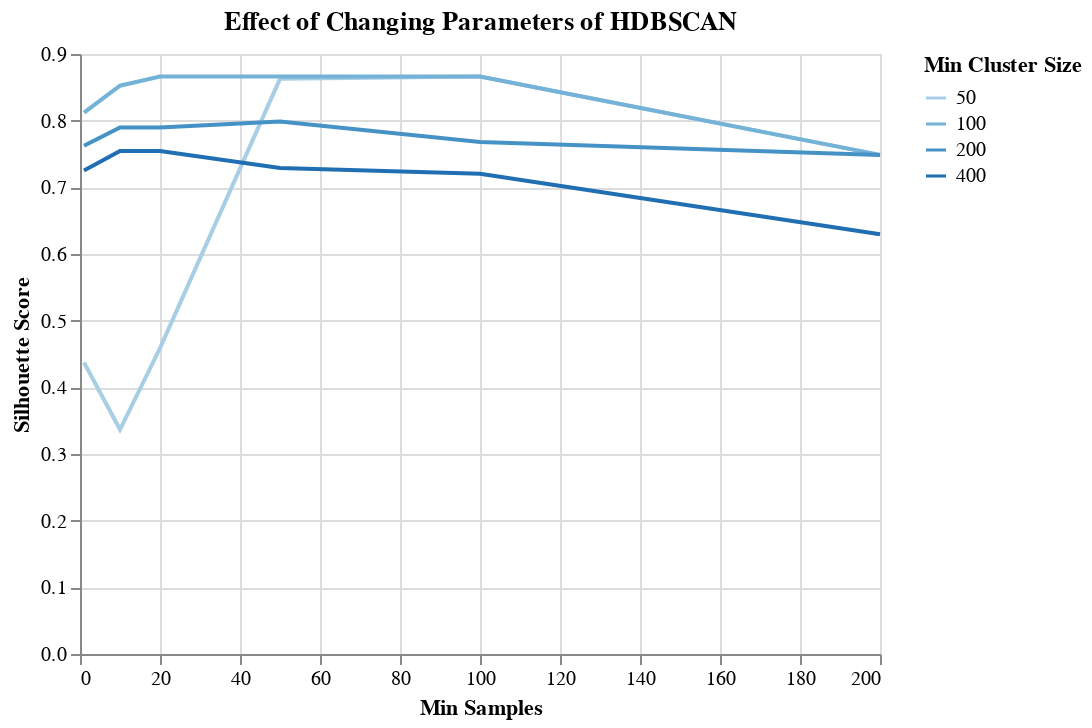

Notebook code for this chart:
### Code cell
import altair as alt
alt.Chart(clustering_data_df).mark_line().encode(
    x = alt.X('min_samples:Q', title = 'Min Samples'),
    y = alt.Y('silhouette_score:Q', scale=alt.Scale(), title = 'Silhouette Score'),
    color = alt.Color('min_cluster_size:O', title='Min Cluster Size')
).properties(
    title = 'Effect of Changing Parameters of HDBSCAN'
)

### Figure 1 — Vega-Lite specification as saved in the notebook (floating-point values rounded to 4 significant figures)
{"config": {"view": {"continuousWidth": 400, "continuousHeight": 300}}, "data": {"name": "data-3856dae7dfe2eb6c7dde3d767b3a3e53"}, "mark": "line", "encoding": {"color": {"field": "min_cluster_size", "title": "Min Cluster Size", "type": "ordinal"}, "x": {"field": "min_samples", "title": "Min Samples", "type": "quantitative"}, "y": {"field": "silhouette_score", "scale": {}, "title": "Silhouette Score", "type": "quantitative"}}, "title": "Effect of Changing Parameters of HDBSCAN", "$schema": "https://vega.github.io/schema/vega-lite/v4.17.0.json", "datasets": {"data-3856dae7dfe2eb6c7dde3d767b3a3e53": [{"min_cluster_size": 50, "min_samples": 1, "silhouette_score": 0.4373, "cluster_num": 47}, {"min_cluster_size": 100, "min_samples": 1, "silhouette_score": 0.812, "cluster_num": 12}, {"min_cluster_size": 200, "min_samples": 1, "silhouette_score": 0.7623, "cluster_num": 6}, {"min_cluster_size": 400, "min_samples": 1, "silhouette_score": 0.7253, "cluster_num": 5}, {"min_cluster_size": 50, "min_samples": 10, "silhouette_score": 0.3367, "cluster_num": 39}, {"min_cluster_size": 100, "min_samples": 10, "silhouette_score": 0.8524, "cluster_num": 11}, {"min_cluster_size": 200, "min_samples": 10, "silhouette_score": 0.7897, "cluster_num": 6}, {"min_cluster_size": 400, "min_samples": 10, "silhouette_score": 0.7545, "cluster_num": 5}, {"min_cluster_size": 50, "min_samples": 20, "silhouette_score": 0.459, "cluster_num": 45}, {"min_cluster_size": 100, "min_samples": 20, "silhouette_score": 0.8663, "cluster_num": 10}, {"min_cluster_size": 200, "min_samples": 20, "silhouette_score": 0.7897, "cluster_num": 6}, {"min_cluster_size": 400, "min_samples": 20, "silhouette_score": 0.7545, "cluster_num": 5}, {"min_cluster_size": 50, "min_samples": 50, "silhouette_score": 0.8628, "cluster_num": 16}, {"min_cluster_size": 100, "min_samples": 50, "silhouette_score": 0.8663, "cluster_num": 10}, {"min_cluster_size": 200, "min_samples": 50, "silhouette_score": 0.7988, "cluster_num": 6}, {"min_cluster_size": 400, "min_samples": 50, "silhouette_score": 0.7291, "cluster_num": 5}, {"min_cluster_size": 50, "min_samples": 100, "silhouette_score": 0.8663, "cluster_num": 10}, {"min_cluster_size": 100, "min_samples": 100, "silhouette_score": 0.8663, "cluster_num": 10}, {"min_cluster_size": 200, "min_samples": 100, "silhouette_score": 0.7679, "cluster_num": 6}, {"min_cluster_size": 400, "min_samples": 100, "silhouette_score": 0.7203, "cluster_num": 5}, {"min_cluster_size": 50, "min_samples": 200, "silhouette_score": 0.7487, "cluster_num": 6}, {"min_cluster_size": 100, "min_samples": 200, "silhouette_score": 0.7487, "cluster_num": 6}, {"min_cluster_size": 200, "min_samples": 200, "silhouette_score": 0.7487, "cluster_num": 6}, {"min_cluster_size": 400, "min_samples": 200, "silhouette_score": 0.6296, "cluster_num": 4}]}}
